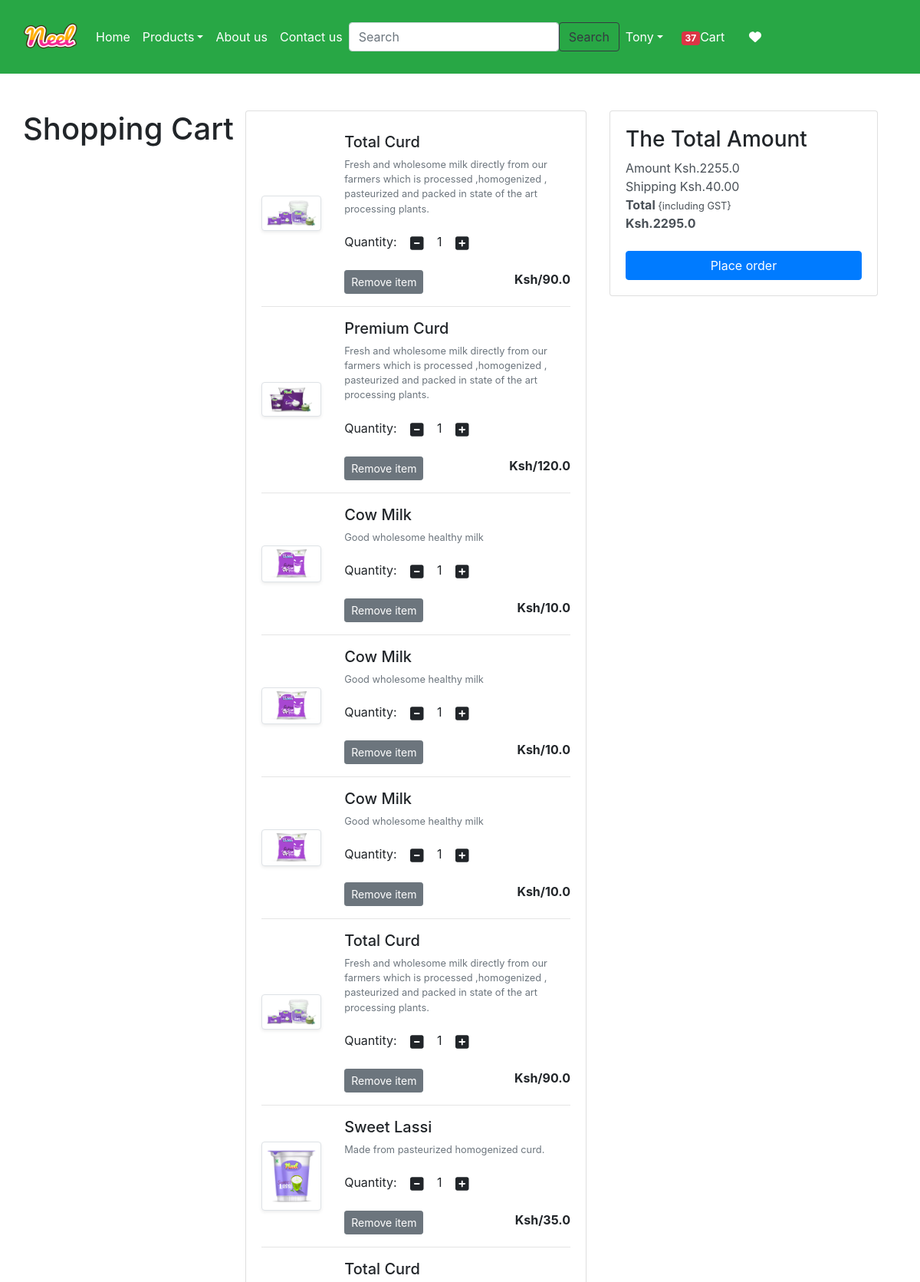
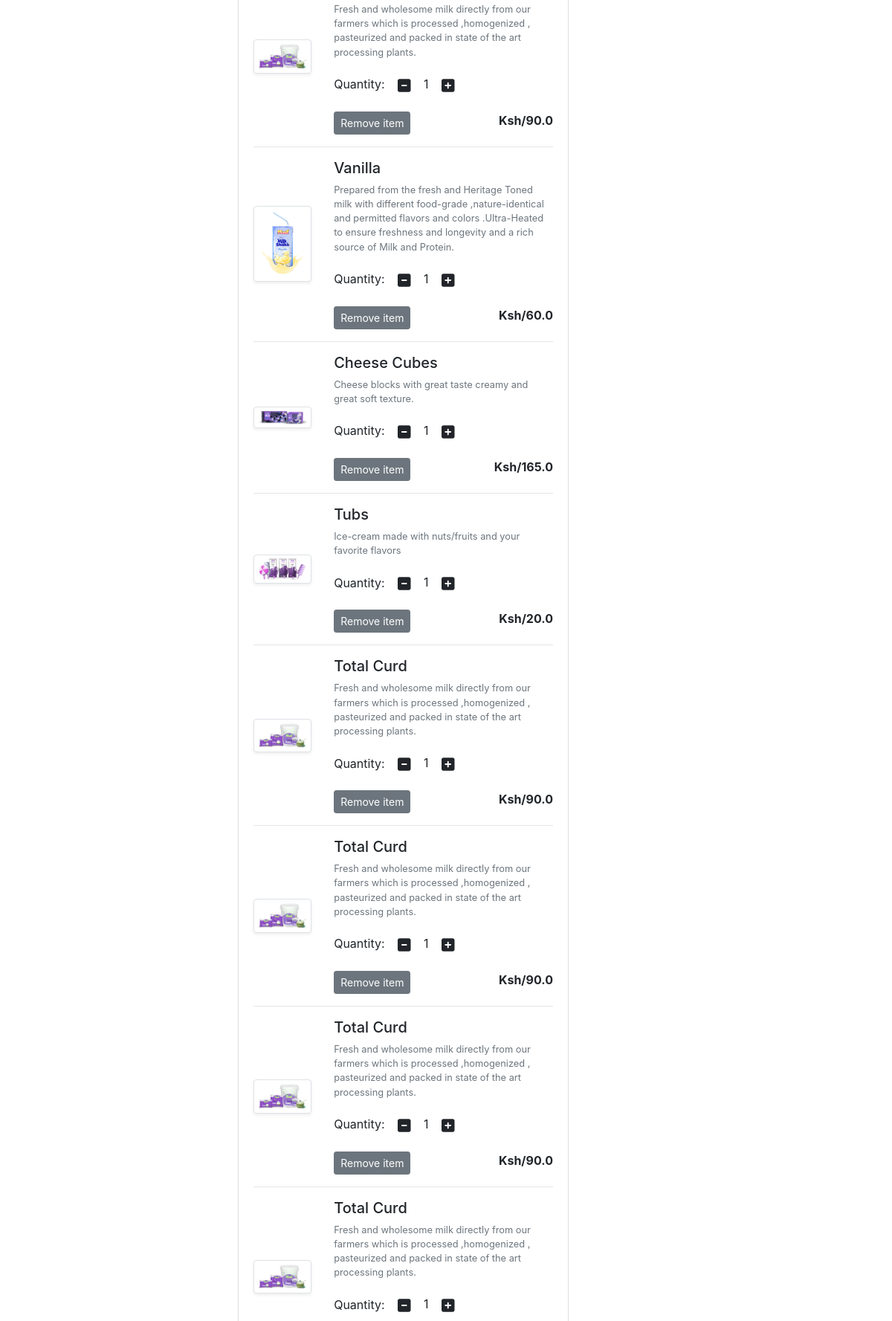
The app's page /cart/ (signed in, upper part) with its own data (2 pictures, top to bottom).
### djangoProjectWeb/models.py (models this page shows, shortened)
class Cart(models.Model):
    user = models.ForeignKey(User, on_delete=models.CASCADE)
    product = models.ForeignKey(Product, on_delete=models.CASCADE)
    quantity = models.PositiveIntegerField(default=1)

class Product(models.Model):
    title = models.CharField(max_length=100)
    selling_price = models.FloatField()
    discounted_price = models.FloatField()
    description = models.TextField()
    composition = models.TextField(default='')
    prodapp = models.TextField(default='')
    category = models.CharField(choices=CATEGORY_CHOICES, max_length=2)
    product_image = models.ImageField(upload_to='product')

### djangoProjectWeb/views.py (the view)
# urls.py: path('cart/', views.show_cart, name='showcart'),
@login_required()
def show_cart(request):
    user = request.user
    cart = Cart.objects.filter(user=user)
    amount = 0
    for p in cart:
        value = p.quantity * p.product.discounted_price
        amount = amount + value
        totalamount = amount + 40
    totalitem = 0
    wishitem = 0
    if request.user.is_authenticated:
        wishitem = len(Wishlist.objects.filter(user=request.user))
        totalitem = len(Cart.objects.filter(user=request.user))
    return render(request, 'addtocart.html', locals())

### templates/addtocart.html (shortened to what this page needs)
{% extends 'master.html' %}
{% load static %}
{% block content %}
    <div class="container my-5">
        <div class="row">
            {% if cart %}
                <h1 class="text-center mb-4">Shopping Cart</h1>
                <div class="col-sm-5">
                    <div class="card">
                        <div class="card-body">
                            {% for item in cart %}
                                <div class="row">
                                    <div class="col-sm-3  align-self-center"><img src="{{ item.product.product_image.url }}"  alt="" class="img-fluid img-thumbnail shadow-sm" height="150" width="150"></div>
                                    <div class="col-sm-9">
                                        <div>
                                            <h5>{{ item.product.title }}</h5>
                                            <p class="mb-2 text-muted small">{{ item.product.description }}</p>
                                            <div class="my-3">
                                                <label for="quantity">Quantity:</label>
                                                <a class="minus-cart btn" pid={{ item.product.id }}><i class="fas fa-minus-square fa-lg"></i></a>
                                                <span id="quantity">{{ item.quantity }}</span>
                                                <a class="plus-cart btn" pid={{ item.product.id }}><i class="fas fa-plus-square fa-lg"></i></a>
                                            </div>
                                            <div class="d-flex justify-content-between">
                                                <a href="#" class="remove-cart btn btn-sm btn-secondary mr-3" pid={{ item.product.id }}>Remove item</a>
                                                <p class="mb-0"><span><strong>Ksh/{{ item.product.discounted_price }}</strong></span></p>
                                            </div>
                                        </div>
                                    </div>
                                </div>
                                <hr class="text-muted">
                            {% endfor %}
                        </div>
                    </div>
                </div>
                <div class="col-sm-4">
                    <div class="card">
                        <div class="card-body">
                            <h3>The Total Amount </h3>
                            <ul class="list-group">
                                <li class="list-group-item-action d-block ">Amount <span id="amount">Ksh.{{ amount }}</span></li>
                                <li class="list-group-item-action d-block">Shipping <span>Ksh.40.00</span>
                                    <div>
                                        <strong>Total</strong><small> {including GST}</small>
                                    </div>
                                    <span id="totalamount"><strong>Ksh.{{ totalamount }}</strong></span>
                                </li>
                            </ul>
                            <br>
                            <div class="d-grid"><a href="{% url 'checkout' %}" class="btn btn-primary">Place order</a></div>
                        </div>
                    </div>
                </div>
            {% else %}
                <h1 class="text-center mb-5">Cart is empty</h1>
            {% endif %}
        </div>
    </div>
{% endblock content %}

### records on screen
Cart: product.product_image (picture), product "Total Curd", product.description "Fresh and wholesome milk directly from our farmers which is processed ,homogenized , pasteurized and packed in state of the art processing plants.", quantity "1", product.discounted_price "90.0"
Cart: product.product_image (picture), product "Premium Curd", product.description "Fresh and wholesome milk directly from our farmers which is processed ,homogenized , pasteurized and packed in state of the art processing plants.", quantity "1", product.discounted_price "120.0"
Cart: product.product_image (picture), product "Cow Milk", product.description "Good wholesome healthy milk", quantity "1", product.discounted_price "10.0"
Cart: product.product_image (picture), product "Cow Milk", product.description "Good wholesome healthy milk", quantity "1", product.discounted_price "10.0"
Cart: product.product_image (picture), product "Cow Milk", product.description "Good wholesome healthy milk", quantity "1", product.discounted_price "10.0"
Cart: product.product_image (picture), product "Total Curd", product.description "Fresh and wholesome milk directly from our farmers which is processed ,homogenized , pasteurized and packed in state of the art processing plants.", quantity "1", product.discounted_price "90.0"
Cart: product.product_image (picture), product "Sweet Lassi", product.description "Made from pasteurized homogenized curd.", quantity "1", product.discounted_price "35.0"
Cart: product.product_image (picture), product "Total Curd", product.description "Fresh and wholesome milk directly from our farmers which is processed ,homogenized , pasteurized and packed in state of the art processing plants.", quantity "1", product.discounted_price "90.0"
Cart: product.product_image (picture), product "Vanilla", product.description "Prepared from the fresh and Heritage Toned milk with different food-grade ,nature-identical and permitted flavors and colors .Ultra-Heated to ensure freshness and longevity and a rich source of Milk and Protein.", quantity "1", product.discounted_price "60.0"
Cart: product.product_image (picture), product "Cheese Cubes", product.description "Cheese blocks with great taste creamy and great soft texture.", quantity "1", product.discounted_price "165.0"
Cart: product.product_image (picture), product "Tubs", product.description "Ice-cream made with nuts/fruits and your favorite flavors", quantity "1", product.discounted_price "20.0"
Cart: product.product_image (picture), product "Total Curd", product.description "Fresh and wholesome milk directly from our farmers which is processed ,homogenized , pasteurized and packed in state of the art processing plants.", quantity "1", product.discounted_price "90.0"
Cart: product.product_image (picture), product "Total Curd", product.description "Fresh and wholesome milk directly from our farmers which is processed ,homogenized , pasteurized and packed in state of the art processing plants.", quantity "1", product.discounted_price "90.0"
Cart: product.product_image (picture), product "Total Curd", product.description "Fresh and wholesome milk directly from our farmers which is processed ,homogenized , pasteurized and packed in state of the art processing plants.", quantity "1", product.discounted_price "90.0"
Cart: product.product_image (picture), product "Total Curd", product.description "Fresh and wholesome milk directly from our farmers which is processed ,homogenized , pasteurized and packed in state of the art processing plants.", quantity "1"

### other values on screen
{{ totalitem }} "37"
{{ amount }} "2255.0"
{{ totalamount }} "2295.0"
